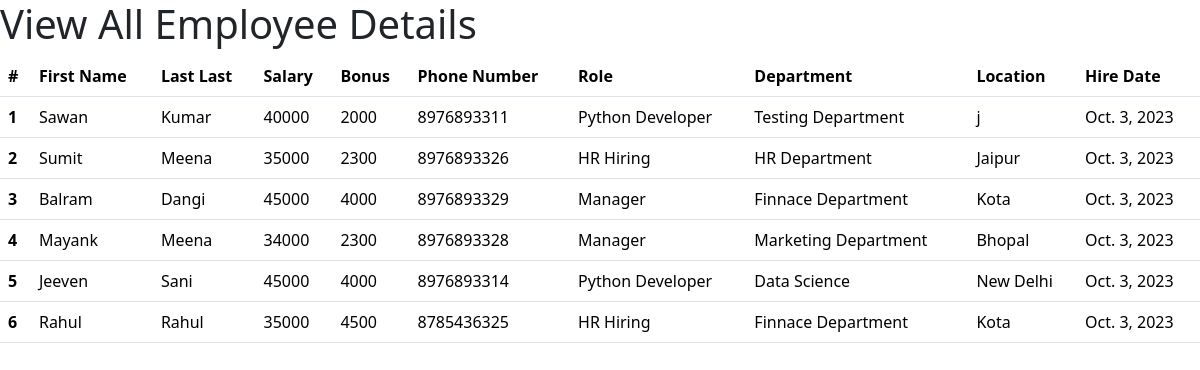
The app's page /all_emp with its own data.
### emp_app/models.py (models this page shows, shortened)
class Employee(models.Model):
    first_name = models.CharField(max_length=30, null=False)
    last_name = models.CharField(max_length=30)
    dept = models.ForeignKey(Department, on_delete=models.CASCADE)
    salary = models.IntegerField(default=0)
    bonus = models.IntegerField(default=0)
    role = models.ForeignKey(Role, on_delete=models.CASCADE)
    phone = models.IntegerField(default=0)
    hire_date = models.DateField()

class Role(models.Model):
    name = models.CharField(max_length=100, null=False)

class Department(models.Model):
    name = models.CharField(max_length=100, null=False)
    location = models.CharField(max_length=100)

### emp_app/views.py (the view)
# urls.py: path('all_emp',views.all_emp, name='all_emp'),
def all_emp(request):
    emps = Employee.objects.all()
    context = {
        'emps': emps
    }
    return render(request, 'view_all_emp.html', context)

### emp_app/templates/view_all_emp.html (shortened to what this page needs)
<!doctype html>
<html lang="en">
  <head>
    <link href="https://cdn.jsdelivr.net/npm/bootstrap@5.3.2/dist/css/bootstrap.min.css" rel="stylesheet">
  </head>
  <body>
    <h1>View All Employee Details</h1>
    <table class="table">
        <thead>
          <tr>
            <th scope="col">#</th>
            <th scope="col">First Name</th>
            <th scope="col">Last Last</th>
            <th scope="col">Salary</th>
            <th scope="col">Bonus</th>
            <th scope="col">Phone Number</th>
            <th scope="col">Role</th>
            <th scope="col">Department</th>
            <th scope="col">Location</th>
            <th scope="col">Hire Date</th>
          </tr>
        </thead>
                {% for emp in emps %}
        <tbody>
          <tr>
            <th scope="row">{{emp.id}}</th>
            <td>{{emp.first_name}}</td>
            <td>{{emp.last_name}}</td>
            <td>{{emp.salary}}</td>
            <td>{{emp.bonus}}</td>
            <td>{{emp.phone}}</td>
            <td>{{emp.role.name}}</td>
            <td>{{emp.dept.name}}</td>
            <td>{{emp.dept.location}}</td>
            <td>{{emp.hire_date}}</td>
          </tr>
          {% endfor %}
        </tbody>
      </table>
  </body>
</html>

### records on screen
Employee: id "1", first_name "Sawan", last_name "Kumar", salary "40000", bonus "2000", phone "8976893311", role.name "Python Developer", dept.name "Testing Department", dept.location "j", hire_date "Oct. 3, 2023"
Employee: id "2", first_name "Sumit", last_name "Meena", salary "35000", bonus "2300", phone "8976893326", role.name "HR Hiring", dept.name "HR Department", dept.location "Jaipur", hire_date "Oct. 3, 2023"
Employee: id "3", first_name "Balram", last_name "Dangi", salary "45000", bonus "4000", phone "8976893329", role.name "Manager", dept.name "Finnace Department", dept.location "Kota", hire_date "Oct. 3, 2023"
Employee: id "4", first_name "Mayank", last_name "Meena", salary "34000", bonus "2300", phone "8976893328", role.name "Manager", dept.name "Marketing Department", dept.location "Bhopal", hire_date "Oct. 3, 2023"
Employee: id "5", first_name "Jeeven", last_name "Sani", salary "45000", bonus "4000", phone "8976893314", role.name "Python Developer", dept.name "Data Science", dept.location "New Delhi", hire_date "Oct. 3, 2023"
Employee: id "6", first_name "Rahul", last_name "Rahul", salary "35000", bonus "4500", phone "8785436325", role.name "HR Hiring", dept.name "Finnace Department", dept.location "Kota", hire_date "Oct. 3, 2023"
